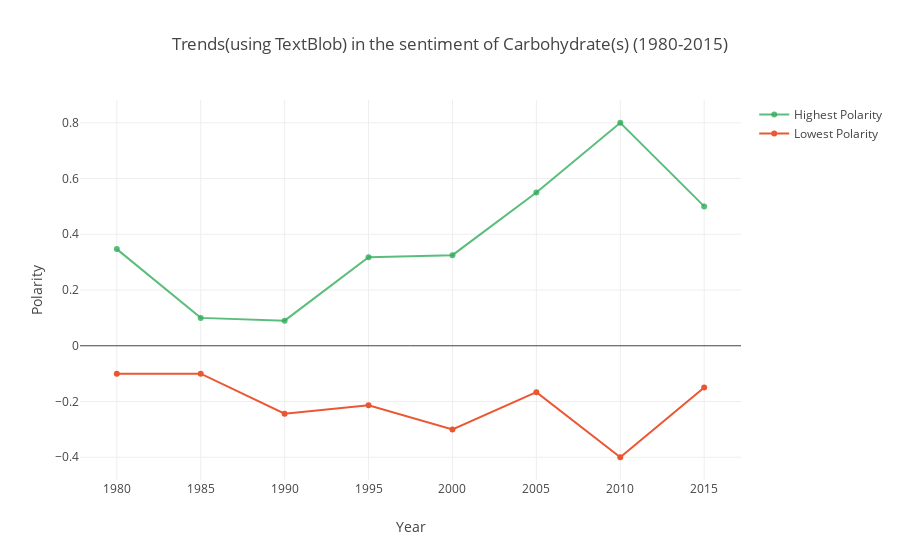

Here is the notebook cell this chart was saved with:
### Code cell
#Invoking the trendline generation method to get the trends for Carbohydrates using TextBlob packa


nutrient = 'Carbohydrate'

iplot(getNutrientPolarityTrendLine(nutrientName= nutrient,package='TextBlob')) 

# Note : The difference between the max and min polarities for a year help understand the variation in the sentiment
#        polarity of a nutrient for a particular year.

### Figure 1 — Plotly figure (JSON) as saved in the notebook; plotly's stock layout.template omitted (floating-point values rounded to 4 significant figures)
{"data": [{"line": {"color": "rgba(0, 153, 51, .8)"}, "name": "Highest Polarity", "opacity": 0.8, "type": "scatter", "x": [1980, 1985, 1990, 1995, 2000, 2005, 2010, 2015], "y": [0.3467, 0.1, 0.09, 0.3179, 0.325, 0.55, 0.8, 0.5]}, {"line": {"color": "rgb(230, 46, 0)"}, "name": "Lowest Polarity", "opacity": 0.8, "type": "scatter", "x": [1980, 1985, 1990, 1995, 2000, 2005, 2010, 2015], "y": [-0.1, -0.1, -0.2437, -0.2133, -0.3, -0.1667, -0.4, -0.15]}], "layout": {"title": "Trends(using TextBlob) in the sentiment of Carbohydrate(s) (1980-2015)", "xaxis": {"title": "Year"}, "yaxis": {"title": "Polarity"}}}
